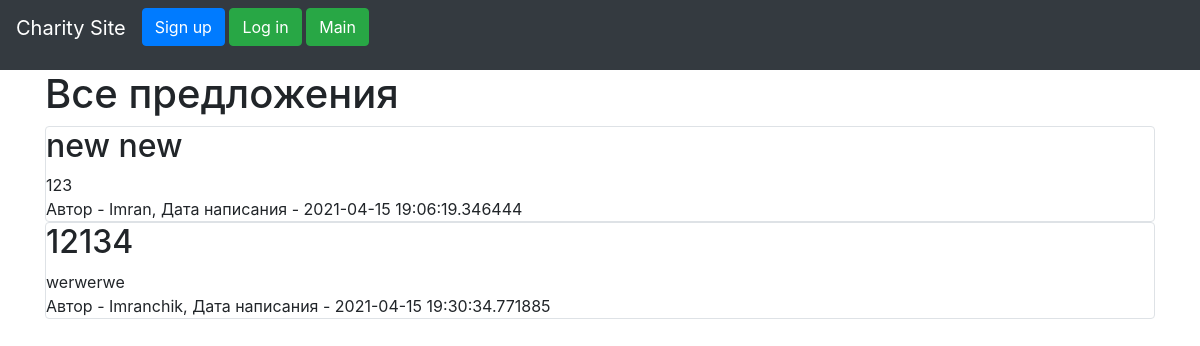
Before: / with the older database file.
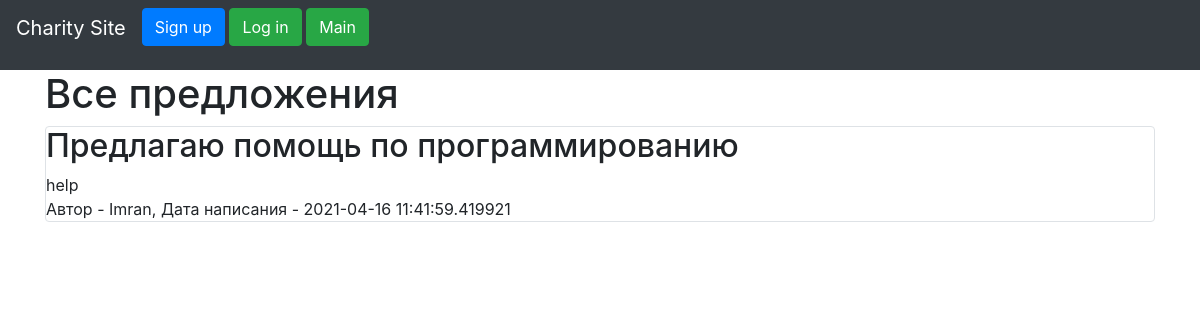
After: the same page with the newer database file.
### data/offers.py (models this page shows)
class Offer(SqlAlchemyBase):
    __tablename__ = 'offers'
    id = sqlalchemy.Column(sqlalchemy.Integer, primary_key=True, autoincrement=True)
    title = sqlalchemy.Column(sqlalchemy.String, nullable=True)
    content = sqlalchemy.Column(sqlalchemy.String, nullable=True)
    created_date = sqlalchemy.Column(sqlalchemy.DateTime, default=datetime.datetime.now)
    is_taken = sqlalchemy.Column(sqlalchemy.Boolean, default=False)
    user_id = sqlalchemy.Column(sqlalchemy.Integer, sqlalchemy.ForeignKey("users.id"))
    user = orm.relation('User')
    categories = orm.relation("Category", secondary="association", backref="offers")

### data/users.py (models this page shows, shortened)
class User(SqlAlchemyBase, UserMixin):
    __tablename__ = 'users'
    id = sqlalchemy.Column(sqlalchemy.Integer, primary_key=True, autoincrement=True)
    name = sqlalchemy.Column(sqlalchemy.String, nullable=True)
    about = sqlalchemy.Column(sqlalchemy.String, nullable=True)
    email = sqlalchemy.Column(sqlalchemy.String, index=True, unique=True, nullable=True)
    hashed_password = sqlalchemy.Column(sqlalchemy.String, nullable=True)
    created_date = sqlalchemy.Column(sqlalchemy.DateTime, default=datetime.datetime.now)
    offers = orm.relation("Offer", back_populates='user')

### main.py (the view)
@app.route("/")
def index():
    db_sess = db_session.create_session()
    if current_user.is_authenticated:
        offers = db_sess.query(Offer).filter((Offer.user == current_user) | (Offer.is_taken != True))
    else:
        offers = db_sess.query(Offer).filter(Offer.is_taken != True)
    return render_template("index.html", offers=offers)

### data/db_session.py (called while the page is built)
def create_session() -> Session:
    global __factory
    return __factory()

### templates/index.html (shortened to what this page needs)
{% extends "base.html" %}
{% block content %}
    <h1>Все предложения</h1>
    {% for item in offers %}
        {% if item.is_taken != True %}
        <div class="col-md6 border rounded">
            <h2>{{ item.title }}</h2>
            <div>
                {{ item.content }}
            </div>
            <div>
                Автор - {{ item.user.name }}, Дата написания - {{ item.created_date }}
            </div>
        </div>
        {% endif %}
    {% endfor %}
{% endblock %}

### templates/base.html (shortened to what this page needs)
<!doctype html>
<html lang="en">
<head>
    <link rel="stylesheet"
          href="https://stackpath.bootstrapcdn.com/bootstrap/4.4.1/css/bootstrap.min.css"
>
</head>
<body>
<header>
     <nav class="navbar navbar-expand-lg navbar-dark bg-dark">
      <div class="collapse navbar-collapse" id="navbar">
        <div class="navbar-nav">
          <a class="navbar-brand" href="#">Charity Site</a>
        {% if current_user.is_authenticated %}
            <a class="navbar-brand" href="/logout">Logout</a>
            <a class="navbar-brand" href="/">Home</a>
            <a class="navbar-brand" href="/my_orders">My orders</a>
            <a class="navbar-brand" href="/orders_to_take">Orders to accept</a>
        {% else %}
            <p>
                <a class="btn btn-primary " href="/register">Sign up</a>
                <a class="btn btn-success" href="/login">Log in</a>
                <a class="btn btn-success" href="/">Main</a>
            </p>
        {% endif %}
        </div>
      </div>
    </nav>
</header>
<main role="main" class="container">
    {% block content %}{% endblock %}
</main>
</body>
</html>

Changed rows visible on the page:
removed Offer: title "new new", content "123", user.name "Imran", created_date "2021-04-15 19:06:19.346444"
removed Offer: title "12134", content "werwerwe", user.name "Imranchik", created_date "2021-04-15 19:30:34.771885"
added Offer: title "Предлагаю помощь по программированию", content "help", user.name "Imran", created_date "2021-04-16 11:41:59.419921"
